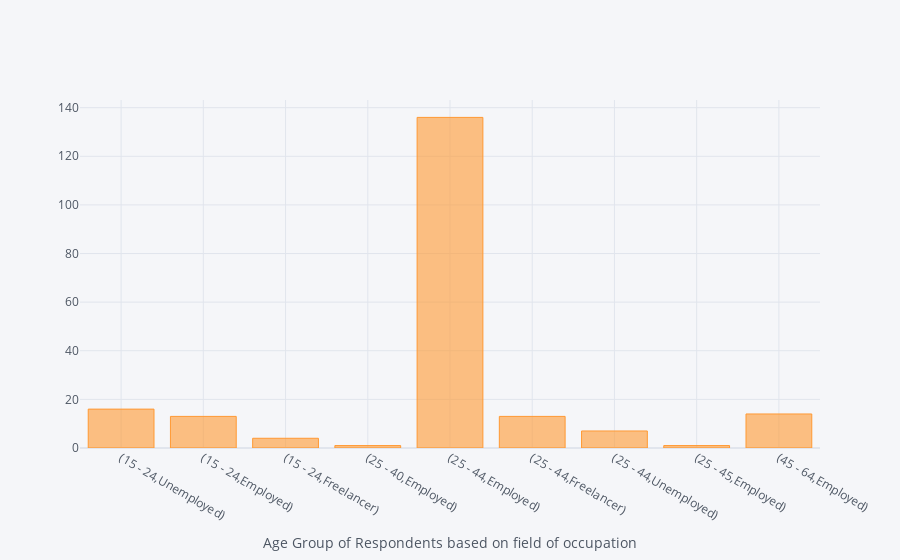

The notebook cell this image was saved under:
### Code cell
'''Bar Chart of Distribution of Age group based on Field of Occupation'''

plot_data2 = data_set['Field of Occupation'].groupby(data_set['Age Group']).value_counts()
bar_plot2 = plot_data2.iplot(kind='bar',xTitle='Age Group of Respondents based on field of occupation')
bar_plot2

### Figure 1 — Plotly figure (JSON) as saved in the notebook; plotly's stock layout.template omitted (floating-point values rounded to 4 significant figures)
{"data": [{"marker": {"color": "rgba(255, 153, 51, 0.6)", "line": {"color": "rgba(255, 153, 51, 1.0)", "width": 1}}, "name": "Field of Occupation", "orientation": "v", "text": "", "type": "bar", "x": ["(15 - 24,Unemployed)", "(15 - 24,Employed)", "(15 - 24,Freelancer)", "(25 - 40,Employed)", "(25 - 44,Employed)", "(25 - 44,Freelancer)", "(25 - 44,Unemployed)", "(25 - 45,Employed)", "(45 - 64,Employed)"], "y": [16, 13, 4, 1, 136, 13, 7, 1, 14]}], "layout": {"legend": {"bgcolor": "#F5F6F9", "font": {"color": "#4D5663"}}, "paper_bgcolor": "#F5F6F9", "plot_bgcolor": "#F5F6F9", "title": {"font": {"color": "#4D5663"}}, "xaxis": {"gridcolor": "#E1E5ED", "showgrid": true, "tickfont": {"color": "#4D5663"}, "title": {"font": {"color": "#4D5663"}, "text": "Age Group of Respondents based on field of occupation"}, "zerolinecolor": "#E1E5ED"}, "yaxis": {"gridcolor": "#E1E5ED", "showgrid": true, "tickfont": {"color": "#4D5663"}, "title": {"font": {"color": "#4D5663"}, "text": ""}, "zerolinecolor": "#E1E5ED"}}}
